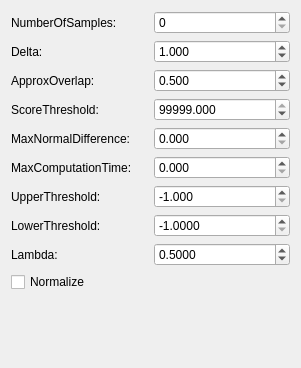
                 <widget class="QWidget" name="scrollAreaWidgetContents_5">
                  <property name="geometry">
                   <rect>
                    <x>0</x>
                    <y>0</y>
                    <width>301</width>
                    <height>368</height>
                   </rect>
                  </property>
                  <layout class="QVBoxLayout" name="verticalLayout_31">
                   <item>
                    <layout class="QHBoxLayout" name="horizontalLayout_49">
                     <item>
                      <widget class="QLabel" name="label_46">
                       <property name="text">
                        <string>NumberOfSamples: </string>
                       </property>
                      </widget>
                     </item>
                     <item>
                      <widget class="QSpinBox" name="spin_nr_samples_4">
                       <property name="maximum">
                        <number>99999</number>
                       </property>
                      </widget>
                     </item>
                    </layout>
                   </item>
                   <item>
                    <layout class="QHBoxLayout" name="horizontalLayout_50">
                     <item>
                      <widget class="QLabel" name="label_47">
                       <property name="text">
                        <string>Delta: </string>
                       </property>
                      </widget>
                     </item>
                     <item>
                      <widget class="QDoubleSpinBox" name="dspin_delta_2">
                       <property name="decimals">
                        <number>3</number>
                       </property>
                       <property name="maximum">
                        <double>99999.000000000000000</double>
                       </property>
                       <property name="value">
                        <double>1.000000000000000</double>
                       </property>
                      </widget>
                     </item>
                    </layout>
                   </item>
                   <item>
                    <layout class="QHBoxLayout" name="horizontalLayout_51">
                     <item>
                      <widget class="QLabel" name="label_48">
                       <property name="text">
                        <string>ApproxOverlap: </string>
                       </property>
                      </widget>
                     </item>
                     <item>
                      <widget class="QDoubleSpinBox" name="dspin_approx_overlap_2">
                       <property name="decimals">
                        <number>3</number>
                       </property>
                       <property name="maximum">
                        <double>99999.000000000000000</double>
                       </property>
                       <property name="value">
                        <double>0.500000000000000</double>
                       </property>
                      </widget>
                     </item>
                    </layout>
                   </item>
                   <item>
                    <layout class="QHBoxLayout" name="horizontalLayout_52">
                     <item>
                      <widget class="QLabel" name="label_49">
                       <property name="text">
                        <string>ScoreThreshold: </string>
                       </property>
                      </widget>
                     </item>
                     <item>
                      <widget class="QDoubleSpinBox" name="dspin_score_threshold_2">
                       <property name="decimals">
                        <number>3</number>
                       </property>
                       <property name="maximum">
                        <double>99999.000000000000000</double>
                       </property>
                       <property name="value">
                        <double>99999.000000000000000</double>
                       </property>
                      </widget>
                     </item>
                    </layout>
                   </item>
                   <item>
                    <layout class="QHBoxLayout" name="horizontalLayout_53">
                     <item>
                      <widget class="QLabel" name="label_50">
                       <property name="text">
                        <string>MaxNormalDifference: </string>
                       </property>
                      </widget>
                     </item>
                     <item>
                      <widget class="QDoubleSpinBox" name="doubleSpinBox_13">
                       <property name="decimals">
                        <number>3</number>
                       </property>
                       <property name="maximum">
                        <double>99999.000000000000000</double>
                       </property>
                      </widget>
                     </item>
                    </layout>
                   </item>
                   <item>
                    <layout class="QHBoxLayout" name="horizontalLayout_54">
                     <item>
                      <widget class="QLabel" name="label_51">
                       <property name="text">
                        <string>MaxComputationTime:</string>
                       </property>
                      </widget>
                     </item>
                     <item>
                      <widget class="QDoubleSpinBox" name="doubleSpinBox_14">
                       <property name="decimals">
                        <number>3</number>
                       </property>
                       <property name="maximum">
                        <double>99999.000000000000000</double>
                       </property>
                      </widget>
                     </item>
                    </layout>
                   </item>
                   <item>
                    <layout class="QHBoxLayout" name="horizontalLayout_55">
                     <item>
                      <widget class="QLabel" name="label_52">
                       <property name="text">
                        <string>UpperThreshold: </string>
                       </property>
                      </widget>
                     </item>
                     <item>
                      <widget class="QDoubleSpinBox" name="dspin_upper_trl_boundary">
                       <property name="decimals">
                        <number>3</number>
                       </property>
                       <property name="minimum">
                        <double>-1.000000000000000</double>
                       </property>
                       <property name="maximum">
                        <double>99999.000000000000000</double>
                       </property>
                       <property name="value">
                        <double>-1.000000000000000</double>
                       </property>
                      </widget>
                     </item>
                    </layout>
                   </item>
                   <item>
                    <layout class="QHBoxLayout" name="horizontalLayout_56">
                     <item>
                      <widget class="QLabel" name="label_53">
                       <property name="text">
                        <string>LowerThreshold: </string>
                       </property>
                      </widget>
                     </item>
                     <item>
                      <widget class="QDoubleSpinBox" name="dspin_lower_trl_boundary">
                       <property name="decimals">
                        <number>4</number>
                       </property>
                       <property name="minimum">
                        <double>-1.000000000000000</double>
                       </property>
                       <property name="maximum">
                        <double>99999.000000000000000</double>
                       </property>
                       <property name="value">
                        <double>-1.000000000000000</double>
                       </property>
                      </widget>
                     </item>
                    </layout>
                   </item>
                   <item>
                    <layout class="QHBoxLayout" name="horizontalLayout_57">
                     <item>
                      <widget class="QLabel" name="label_54">
                       <property name="text">
                        <string>Lambda: </string>
                       </property>
                      </widget>
                     </item>
                     <item>
                      <widget class="QDoubleSpinBox" name="dspin_lambda">
                       <property name="decimals">
                        <number>4</number>
                       </property>
                       <property name="maximum">
                        <double>99999.000000000000000</double>
                       </property>
                       <property name="value">
                        <double>0.500000000000000</double>
                       </property>
                      </widget>
                     </item>
                    </layout>
                   </item>
                   <item>
                    <widget class="QCheckBox" name="check_normalize_2">
                     <property name="text">
                      <string>Normalize</string>
                     </property>
                    </widget>
                   </item>
                   <item>
                    <spacer name="verticalSpacer_21">
                     <property name="orientation">
                      <enum>Qt::Vertical</enum>
                     </property>
                     <property name="sizeHint" stdset="0">
                      <size>
                       <width>20</width>
                       <height>2</height>
                      </size>
                     </property>
                    </spacer>
                   </item>
                  </layout>
                 </widget>
